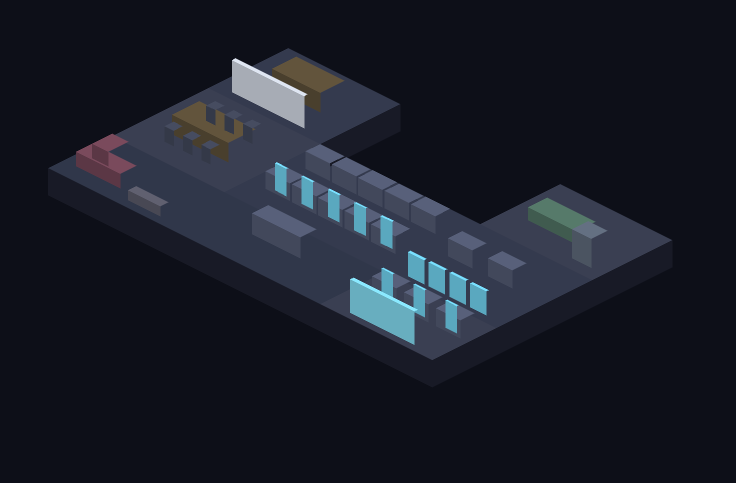
#> input picture assets/office/guides/base.png, 1472 x 966 px (shown at 1/2 size)
$ python align_painted.py ../assets/office/guides/base.png
#> lines starting #> are read from the running program, lines starting #| are printed output that depends on the picture; after the words box and inside, x2 and y2 are one past the last pixel; in counts of white or black regions, pixels touching at a corner belong together
"""Align the painted office scenes to the guide geometry.

Generated art drifts a few percent in scale/position from the guide it
was painted over (the structure gate tolerates it; hover outlines do
not). The plan/guide is the source of truth, so this script warps the
ART: estimate a uniform-scale + translation transform from the building
masks of (guide base, painted base), then apply that ONE transform to
all painted files — they share the base's coordinate frame because annex
regions were composited onto the accepted base.

Usage:
    .venv-win\\Scripts\\python.exe scripts\\align_painted.py           # dry run
    .venv-win\\Scripts\\python.exe scripts\\align_painted.py --apply   # overwrite
"""

from __future__ import annotations

import sys
from pathlib import Path

import numpy as np
from PIL import Image

ROOT = Path(__file__).resolve().parents[1]
GUIDES = ROOT / "assets" / "office" / "guides"
PAINTED = ROOT / "assets" / "office" / "painted"

FILES = [
    "base",
    "analytics_suite_l1", "analytics_suite_l3",
    "marketing_office_l1", "marketing_office_l3",
    "training_center_l1", "training_center_l3",
]

MASK_THR = 34  # luminance above the near-black background
DOWN = 6  # estimate on a downscaled grid for speed


def building_mask(img: Image.Image, size: tuple[int, int]) -> np.ndarray:
    g = img.convert("L").resize(size, Image.BILINEAR)
    return np.asarray(g, dtype=np.uint8) > MASK_THR


def iou(a: np.ndarray, b: np.ndarray) -> float:
    inter = np.logical_and(a, b).sum()
    union = np.logical_or(a, b).sum()
    return inter / union if union else 0.0


def warp_mask(mask: np.ndarray, s: float, dx: float, dy: float) -> np.ndarray:
    """Scale around center + translate, on a small boolean grid."""
    h, w = mask.shape
    img = Image.fromarray((mask * 255).astype(np.uint8))
    sw, sh = max(1, round(w * s)), max(1, round(h * s))
    scaled = img.resize((sw, sh), Image.BILINEAR)
    canvas = Image.new("L", (w, h), 0)
    ox = round((w - sw) / 2 + dx)
    oy = round((h - sh) / 2 + dy)
    canvas.paste(scaled, (ox, oy))
    return np.asarray(canvas) > 127


def estimate(guide: Image.Image, painted: Image.Image) -> tuple[float, float, float, float, float]:
    w, h = guide.size
    size = (w // DOWN, h // DOWN)
    gm = building_mask(guide, size)
    pm = building_mask(painted, size)
    base_iou = iou(gm, pm)

    best = (1.0, 0.0, 0.0, base_iou)
    # Coarse → fine search over (scale, dx, dy) applied to the PAINTED mask.
    grids = [
        (np.arange(0.94, 1.061, 0.01), range(-8, 9, 2), range(-8, 9, 2)),
        (None, None, None),  # refined below from the coarse winner
    ]
    s0, dx0, dy0, _ = best
    for gi, (ss, xs, ys) in enumerate(grids):
        if gi == 1:
            s0, dx0, dy0, _ = best
            ss = np.arange(s0 - 0.008, s0 + 0.0081, 0.002)
            xs = range(int(dx0) - 2, int(dx0) + 3)
            ys = range(int(dy0) - 2, int(dy0) + 3)
        for s in ss:
            for dx in xs:
                for dy in ys:
                    v = iou(gm, warp_mask(pm, float(s), dx, dy))
                    if v > best[3]:
                        best = (float(s), float(dx), float(dy), v)
    s, dx, dy, refined_iou = best
    return s, dx * DOWN, dy * DOWN, base_iou, refined_iou


def apply_transform(path: Path, s: float, dx: float, dy: float) -> None:
    img = Image.open(path).convert("RGB")
    w, h = img.size
    sw, sh = round(w * s), round(h * s)
    scaled = img.resize((sw, sh), Image.LANCZOS)
    # Sample the background color from a corner so exposed borders blend.
    bg = img.getpixel((4, 4))
    canvas = Image.new("RGB", (w, h), bg)
    canvas.paste(scaled, (round((w - sw) / 2 + dx), round((h - sh) / 2 + dy)))
    canvas.save(path, quality=85)


def main() -> None:
    apply = "--apply" in sys.argv
    guide = Image.open(GUIDES / "base.png")
#> guide is the input picture: PIL image 1472x966 RGB; mean R, G, B 25.8, 29.8, 40.7
    painted = Image.open(PAINTED / "base.webp")
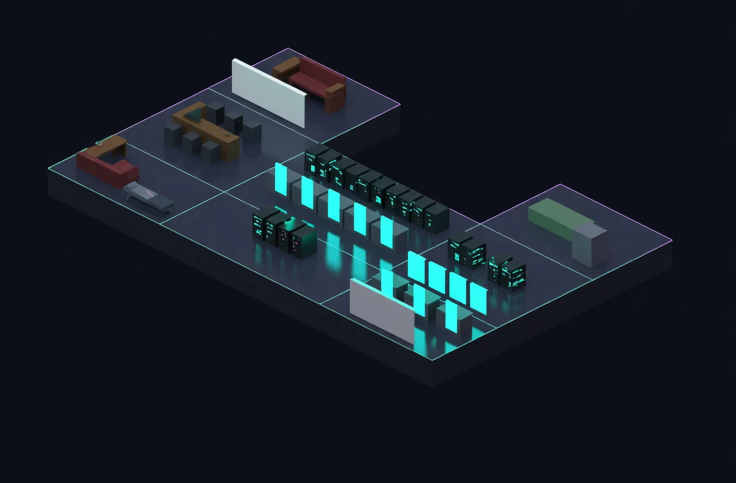
#> input picture assets/office/painted/base.webp, 1472 x 966 px (shown at 1/2 size)
#> painted is the input picture: PIL image 1472x966 RGB; mean R, G, B 21.6, 29.6, 39
    if guide.size != painted.size:
        painted = painted.resize(guide.size, Image.LANCZOS)
    s, dx, dy, before, after = estimate(guide, painted)
#> in building_mask, `g = img.convert("L").resize(size, Image.BILINEAR)`:
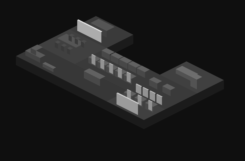
#> g: PIL image 245x161 L; min 15, max 210, mean 29.5
#> in building_mask, `return np.asarray(g, dtype=np.uint8) > MASK_THR`:
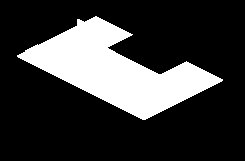
#> returned value: shape (161, 245) bool; 22.8% white; 1 white region, box (x1, y1, x2, y2) and area: (17, 16, 223, 120) 8982
#> call 2 of building_mask, with size = (245, 161)
#> in building_mask (call 2), `g = img.convert("L").resize(size, Image.BILINEAR)`:
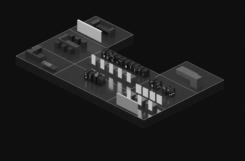
#> g: PIL image 245x161 L; min 10, max 213, mean 28.2
#> in building_mask (call 2), `return np.asarray(g, dtype=np.uint8) > MASK_THR`:
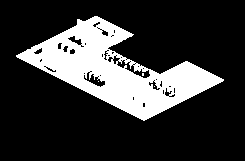
#> returned value: shape (161, 245) bool; 21.6% white; 4 white regions (3 under 20 px), largest, box (x1, y1, x2, y2) and area: (16, 16, 224, 121) 8493
#> in iou, `inter = np.logical_and(a, b).sum()`: inter = 8289
#> in iou, `union = np.logical_or(a, b).sum()`: union = 9194
#> in estimate, `base_iou = iou(gm, pm)`: base_iou = 0.902
#> in estimate, `best = (1.0, 0.0, 0.0, base_iou)`: best = (1, 0, 0, 0.902)
#> in estimate, `s0, dx0, dy0, _ = best`: s0 = 1; dx0 = 0
#> the loop in estimate, `for gi, (ss, xs, ys) in enumerate(grids):` made 2 passes
#> pass 1, in warp_mask, `scaled = img.resize((sw, sh), Image.BILINEAR)`:
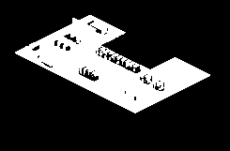
#> scaled: PIL image 230x151 L; min 0, max 255, mean 55
#> pass 1, in warp_mask (call 82), `scaled = img.resize((sw, sh), Image.BILINEAR)`:
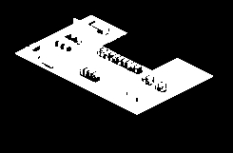
#> scaled: PIL image 233x153 L; min 0, max 255, mean 55
    print(f"estimated: scale={s:.3f} dx={dx:+.0f}px dy={dy:+.0f}px")
#| estimated: scale=0.990 dx=+0px dy=+0px
    print(f"building-mask IoU: {before:.3f} -> {after:.3f}")
#| building-mask IoU: 0.902 -> 0.911
    if after <= before + 0.005:
        print("no meaningful improvement available — leaving files untouched")
        return
    if not apply:
        print("dry run (pass --apply to overwrite the painted set)")
        return
    for name in FILES:
        p = PAINTED / f"{name}.webp"
        apply_transform(p, s, dx, dy)
        print(f"aligned {p.name}")


if __name__ == "__main__":
    main()
